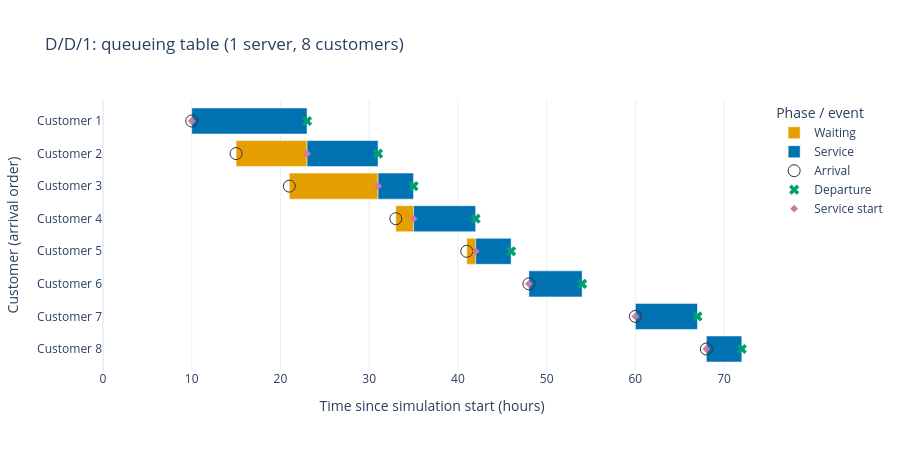

Notebook code cell kept with this figure:
### Markdown cell above
#### 8. Gantt chart: arrival, waiting, service and departure

Each row is one customer, in arrival order. Orange spans arrival (`AT`) to service start (`TSB`); blue spans service start to departure (`TSE`). Hover to inspect the times in hours (and days) since simulation start.

### Code cell
fig = plot_gantt(df, title=f"{example_title}: queueing table (1 server, {len(df)} customers)", height=450)
fig.show()

### Figure 1 — Plotly figure (JSON) as saved in the notebook; plotly's stock layout.template omitted (floating-point values rounded to 4 significant figures)
{"data": [{"base": [10, 15, 21, 33, 41, 48, 60, 68], "customdata": [["10 h (0.42 days)", "10 h (0.42 days)", "0 h (0 days)"], ["15 h (0.62 days)", "23 h (0.96 days)", "8 h (0.33 days)"], ["21 h (0.88 days)", "31 h (1.29 days)", "10 h (0.42 days)"], ["33 h (1.38 days)", "35 h (1.46 days)", "2 h (0.08 days)"], ["41 h (1.71 days)", "42 h (1.75 days)", "1 h (0.04 days)"], ["48 h (2 days)", "48 h (2 days)", "0 h (0 days)"], ["60 h (2.5 days)", "60 h (2.5 days)", "0 h (0 days)"], ["68 h (2.83 days)", "68 h (2.83 days)", "0 h (0 days)"]], "hovertemplate": "%{text}<br>Start: %{customdata[0]}<br>End: %{customdata[1]}<br>Duration: %{customdata[2]}<extra>%{fullData.name}</extra>", "marker": {"color": "#E69F00"}, "name": "Waiting", "orientation": "h", "text": ["Customer 1", "Customer 2", "Customer 3", "Customer 4", "Customer 5", "Customer 6", "Customer 7", "Customer 8"], "textposition": "none", "type": "bar", "x": [0.0, 8.0, 10.0, 2.0, 1.0, 0.0, 0.0, 0.0], "y": ["Customer 1", "Customer 2", "Customer 3", "Customer 4", "Customer 5", "Customer 6", "Customer 7", "Customer 8"]}, {"base": [10, 23, 31, 35, 42, 48, 60, 68], "customdata": [["10 h (0.42 days)", "23 h (0.96 days)", "13 h (0.54 days)"], ["23 h (0.96 days)", "31 h (1.29 days)", "8 h (0.33 days)"], ["31 h (1.29 days)", "35 h (1.46 days)", "4 h (0.17 days)"], ["35 h (1.46 days)", "42 h (1.75 days)", "7 h (0.29 days)"], ["42 h (1.75 days)", "46 h (1.92 days)", "4 h (0.17 days)"], ["48 h (2 days)", "54 h (2.25 days)", "6 h (0.25 days)"], ["60 h (2.5 days)", "67 h (2.79 days)", "7 h (0.29 days)"], ["68 h (2.83 days)", "72 h (3 days)", "4 h (0.17 days)"]], "hovertemplate": "%{text}<br>Start: %{customdata[0]}<br>End: %{customdata[1]}<br>Duration: %{customdata[2]}<extra>%{fullData.name}</extra>", "marker": {"color": "#0072B2"}, "name": "Service", "orientation": "h", "text": ["Customer 1", "Customer 2", "Customer 3", "Customer 4", "Customer 5", "Customer 6", "Customer 7", "Customer 8"], "textposition": "none", "type": "bar", "x": [13.0, 8.0, 4.0, 7.0, 4.0, 6.0, 7.0, 4.0], "y": ["Customer 1", "Customer 2", "Customer 3", "Customer 4", "Customer 5", "Customer 6", "Customer 7", "Customer 8"]}, {"customdata": ["10 h (0.42 days)", "15 h (0.62 days)", "21 h (0.88 days)", "33 h (1.38 days)", "41 h (1.71 days)", "48 h (2 days)", "60 h (2.5 days)", "68 h (2.83 days)"], "hovertemplate": "%{text}<br>Time: %{customdata}<extra>%{fullData.name}</extra>", "marker": {"color": "#333333", "size": 12, "symbol": "circle-open"}, "mode": "markers", "name": "Arrival", "text": ["Customer 1", "Customer 2", "Customer 3", "Customer 4", "Customer 5", "Customer 6", "Customer 7", "Customer 8"], "type": "scatter", "x": [10.0, 15.0, 21.0, 33.0, 41.0, 48.0, 60.0, 68.0], "y": ["Customer 1", "Customer 2", "Customer 3", "Customer 4", "Customer 5", "Customer 6", "Customer 7", "Customer 8"]}, {"customdata": ["23 h (0.96 days)", "31 h (1.29 days)", "35 h (1.46 days)", "42 h (1.75 days)", "46 h (1.92 days)", "54 h (2.25 days)", "67 h (2.79 days)", "72 h (3 days)"], "hovertemplate": "%{text}<br>Time: %{customdata}<extra>%{fullData.name}</extra>", "marker": {"color": "#009E73", "size": 9, "symbol": "x"}, "mode": "markers", "name": "Departure", "text": ["Customer 1", "Customer 2", "Customer 3", "Customer 4", "Customer 5", "Customer 6", "Customer 7", "Customer 8"], "type": "scatter", "x": [23.0, 31.0, 35.0, 42.0, 46.0, 54.0, 67.0, 72.0], "y": ["Customer 1", "Customer 2", "Customer 3", "Customer 4", "Customer 5", "Customer 6", "Customer 7", "Customer 8"]}, {"customdata": ["10 h (0.42 days)", "23 h (0.96 days)", "31 h (1.29 days)", "35 h (1.46 days)", "42 h (1.75 days)", "48 h (2 days)", "60 h (2.5 days)", "68 h (2.83 days)"], "hovertemplate": "%{text}<br>Time: %{customdata}<extra>%{fullData.name}</extra>", "marker": {"color": "#CC79A7", "size": 6, "symbol": "diamond"}, "mode": "markers", "name": "Service start", "text": ["Customer 1", "Customer 2", "Customer 3", "Customer 4", "Customer 5", "Customer 6", "Customer 7", "Customer 8"], "type": "scatter", "x": [10.0, 23.0, 31.0, 35.0, 42.0, 48.0, 60.0, 68.0], "y": ["Customer 1", "Customer 2", "Customer 3", "Customer 4", "Customer 5", "Customer 6", "Customer 7", "Customer 8"]}, {"customdata": [], "hovertemplate": "%{text}<br>Time: %{customdata}<extra>%{fullData.name}</extra>", "marker": {"color": "red", "size": 12, "symbol": "x"}, "mode": "markers", "name": "Reneged", "text": [], "type": "scatter", "x": [], "y": []}], "layout": {"barmode": "overlay", "height": 450, "legend": {"title": {"text": "Phase / event"}}, "title": {"text": "D/D/1: queueing table (1 server, 8 customers)"}, "xaxis": {"range": [0, 74.16], "title": {"text": "Time since simulation start (hours)"}}, "yaxis": {"autorange": "reversed", "categoryarray": ["Customer 1", "Customer 2", "Customer 3", "Customer 4", "Customer 5", "Customer 6", "Customer 7", "Customer 8"], "categoryorder": "array", "tickmode": "array", "ticktext": ["Customer 1", "Customer 2", "Customer 3", "Customer 4", "Customer 5", "Customer 6", "Customer 7", "Customer 8"], "tickvals": ["Customer 1", "Customer 2", "Customer 3", "Customer 4", "Customer 5", "Customer 6", "Customer 7", "Customer 8"], "title": {"text": "Customer (arrival order)"}}}}
